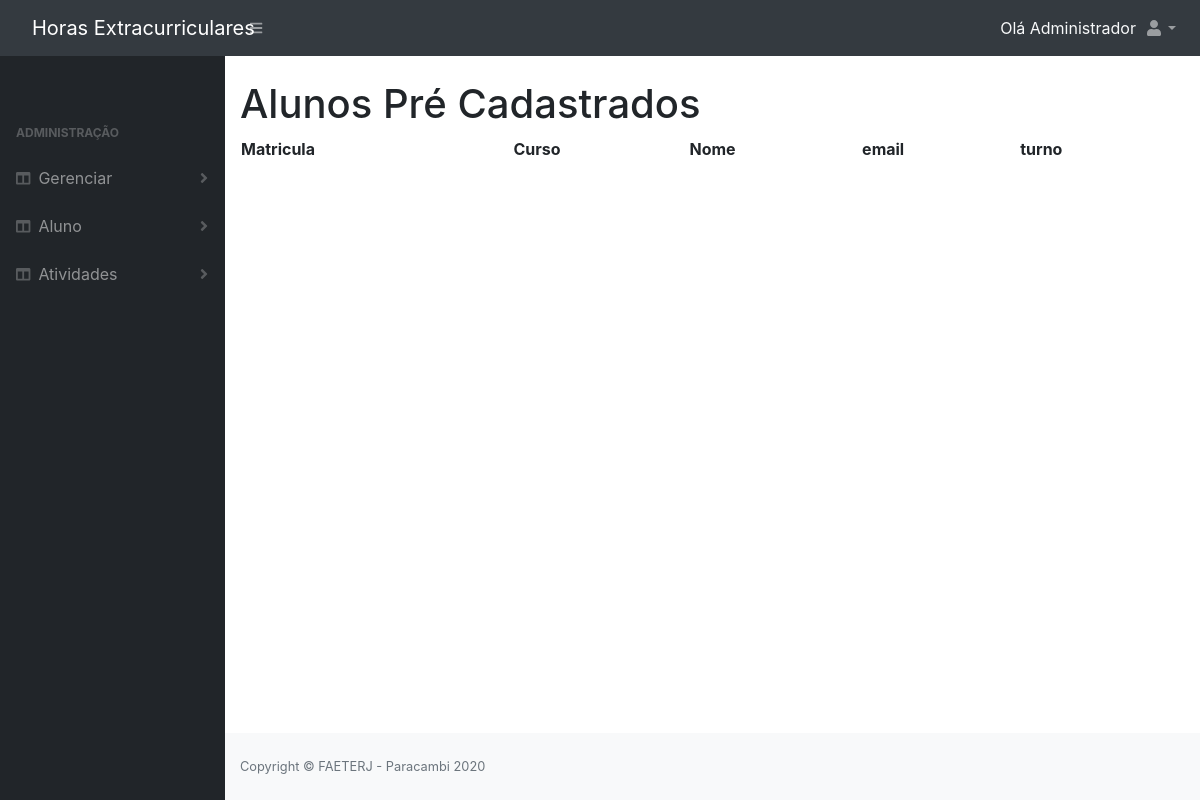
The page /alunoCadastrado.php (signed in) on the database as committed earlier.
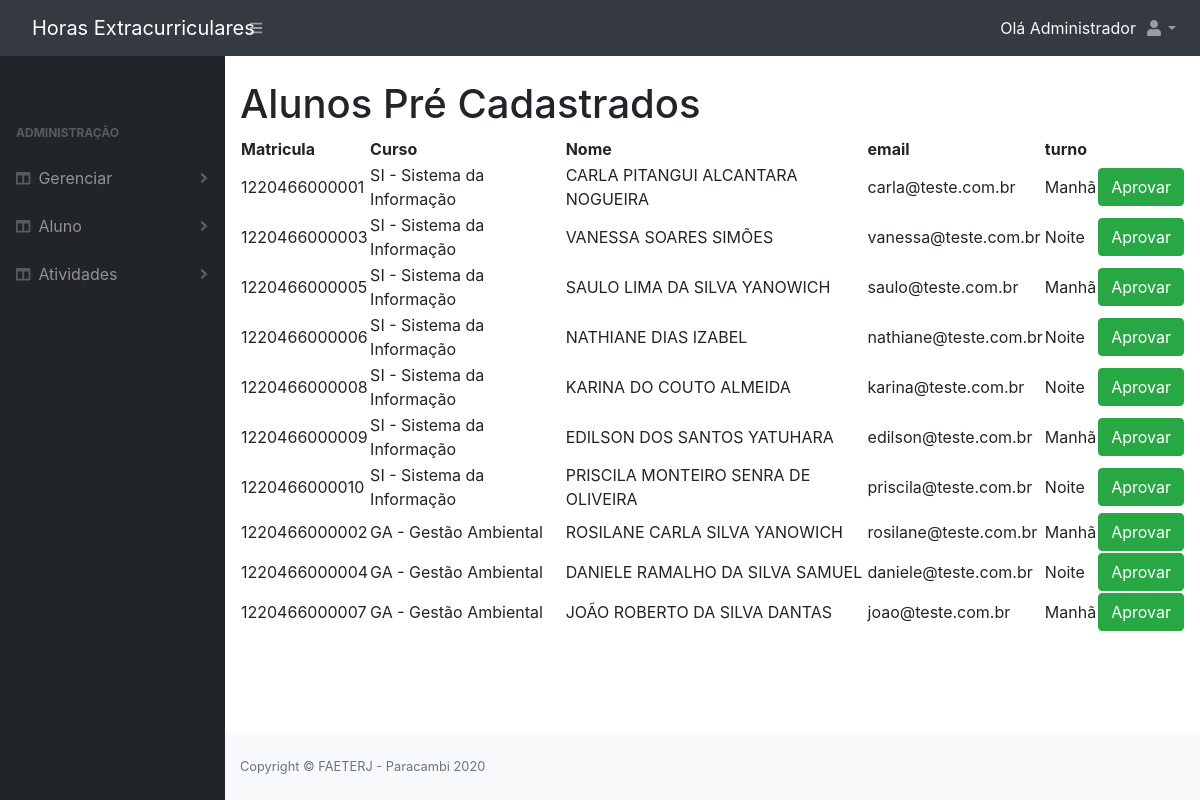
The same page on the database as committed later.
### tables this page shows
CREATE TABLE IF NOT EXISTS `aluno` (
  `id` INT NOT NULL AUTO_INCREMENT,
  `matricula` VARCHAR(20) NOT NULL,
  `nome` VARCHAR(100) NOT NULL,
  `email` VARCHAR(150) NOT NULL,
  `senha` VARCHAR(32) NOT NULL,
  `turno` INT NOT NULL,
  `status` TINYINT NULL DEFAULT NULL,
  `info_cadastro` VARCHAR(100) NULL DEFAULT NULL,
  `data_registro` DATETIME NOT NULL DEFAULT CURRENT_TIMESTAMP,
  `curso_id` INT NOT NULL,
  `administrador_id` INT NULL DEFAULT NULL,
  PRIMARY KEY (`id`),
   
   
  CONSTRAINT `aluno_ibfk_1`
    FOREIGN KEY (`curso_id`)
    REFERENCES `curso` (`id`),
  CONSTRAINT `aluno_ibfk_2`
    FOREIGN KEY (`administrador_id`)
    REFERENCES `administrador` (`id`));

CREATE TABLE IF NOT EXISTS `curso` (
  `id` INT NOT NULL AUTO_INCREMENT,
  `nome` VARCHAR(255) NOT NULL,
  `sigla` VARCHAR(5) NOT NULL,
  `data_registro` DATETIME NOT NULL DEFAULT CURRENT_TIMESTAMP,
  PRIMARY KEY (`id`));

### class/AlunoDao.php (called while the page is built, shortened)
<?php
require_once 'DB.php';
abstract class AlunoDao extends DB
{
    protected $table;
    public function findPreCadastrado()
    {
        $sql = "SELECT a.id, a.matricula, a.nome, a.email, a.turno, c.sigla, c.nome AS curso FROM $this->table a INNER JOIN curso c ON a.curso_id = c.id where a.status IS NULL";
        $stmt = DB::prepare($sql);
        $stmt->execute();
        return $stmt->fetchAll();
    }
}

### class/DB.php (called while the page is built, shortened)
<?php
class DB{
	private static $instance;
	public static function getInstance(){
		if(!isset(self::$instance)){
			try {
				self::$instance = new PDO('mysql:host=' . DB_HOST . ';dbname=' . DB_NAME, DB_USER, DB_PASS, array(PDO::MYSQL_ATTR_INIT_COMMAND => "SET NAMES utf8"));
				self::$instance->setAttribute( PDO::ATTR_ERRMODE, PDO::ERRMODE_EXCEPTION);
				self::$instance->setAttribute(PDO::ATTR_DEFAULT_FETCH_MODE, PDO::FETCH_OBJ);
			} catch (PDOException $e) {
				echo $e->getMessage();
			}
		}
		return self::$instance;
	}
	public static function prepare($sql){
		return self::getInstance()->prepare($sql);
	}
}

### class/Aluno.php (called while the page is built, shortened)
<?php
require_once 'AlunoDao.php';
class Aluno extends AlunoDao
{
    public function turno($id){
      if($id == 1){
        return "Manhã";
      }elseif($id == 2){
        return "Noite";
      }else{
        return '';
      }
    }
}

### alunoCadastrado.php (the view, shortened to what this page needs)
<?php
require_once 'include/topo.php';
$aluno = new Aluno();
?>
<div class="container-fluid">
    <h1>Alunos Pré Cadastrados</h1>
<table id="listar" class="display" style="width:100%">
            <thead>
                <tr>
                    <th>Matricula</th>
                    <th>Curso</th>
                    <th>Nome</th>
                    <th>email</th>
                    <th>turno</th>
                    <th></th>
                </tr>
            </thead>
            <?php foreach ($aluno->findPreCadastrado() as $key => $value) : ?>
                <tr>
                    <td><?php echo $value->matricula; ?></td>
                    <td><?php echo $value->sigla . " - " . $value->curso; ?></td>
                    <td><?php echo $value->nome; ?></td>
                    <td><?php echo $value->email; ?></td>
                    <td><?php echo $aluno->turno($value->turno); ?></td>
                    <td>
                        <button type="button" class="btn btn-success" data-toggle="modal" data-target="#aprovar" onclick="preencheDados('aprovar', <?php echo $value->id; ?>)">Aprovar</button>
                    </td>
                </tr>
            <?php endforeach;?>
</table>
</div>
<?php require_once 'include/rodape.php'?>

### include/topo.php (shortened to what this page needs)
<!DOCTYPE html>
<html lang="pt-br">
<head>
    <link href="dist/css/styles.css" rel="stylesheet" />
    <link rel="stylesheet" href="vendor/twbs/bootstrap/dist/css/bootstrap.css">
    <link rel="stylesheet" href="vendor/datatables/datatables/media/css/dataTables.bootstrap4.min.css">
    <link rel="stylesheet" href="vendor/datatables/datatables/media/css/jquery.dataTables.min.css">
</head>
<body class="sb-nav-fixed">
<?php if($_SESSION['perfil'] == '1') {
    require_once 'menuAdmin.php';
}else if($_SESSION['perfil'] == '2') {
    require_once 'menuAluno.php';
}else{
    header("Location: login.php");
}
?>
        <div id="layoutSidenav_content">
            <main>
                <br>

### include/menuAdmin.php (shortened to what this page needs)
<nav class="sb-topnav navbar navbar-expand navbar-dark bg-dark">
        <a class="navbar-brand" href="index.php">Horas Extracurriculares</a>
        <button class="btn btn-link btn-sm order-1 order-lg-0" id="sidebarToggle" href="#"><i class="fas fa-bars"></i></button>
        <div class="text-light"><?php echo "Olá " . strtok($_SESSION['nome'], ' '); ?></div>
        <ul class="navbar-nav ml-auto ml-md-0">
            <li class="nav-item dropdown">
                <a class="nav-link dropdown-toggle" id="userDropdown" href="#" role="button" data-toggle="dropdown" aria-haspopup="true" aria-expanded="false"><i class="fas fa-user fa-fw"></i></a>
            </li>
        </ul>
    </nav>
    <div id="layoutSidenav">
        <div id="layoutSidenav_nav">
            <nav class="sb-sidenav accordion sb-sidenav-dark" id="sidenavAccordion">
                <div class="sb-sidenav-menu">
                    <div class="nav">
                        <div class="sb-sidenav-menu-heading"></div>
                            <div class="sb-sidenav-menu-heading">Administração</div>
                            <a class="nav-link collapsed" href="#" data-toggle="collapse" data-target="#gerenciar" aria-expanded="false" aria-controls="gerenciar">
                                <div class="sb-nav-link-icon"><i class="fas fa-columns"></i></div>
                                Gerenciar
                                <div class="sb-sidenav-collapse-arrow"><i class="fas fa-angle-down"></i></div>
                            </a>
                            <a class="nav-link collapsed" href="#" data-toggle="collapse" data-target="#alunos" aria-expanded="false" aria-controls="alunos">
                                <div class="sb-nav-link-icon"><i class="fas fa-columns"></i></div>
                                Aluno
                                <div class="sb-sidenav-collapse-arrow"><i class="fas fa-angle-down"></i></div>
                            </a>
                            <a class="nav-link collapsed" href="#" data-toggle="collapse" data-target="#atividades" aria-expanded="false" aria-controls="atividades">
                                <div class="sb-nav-link-icon"><i class="fas fa-columns"></i></div>
                                Atividades
                                <div class="sb-sidenav-collapse-arrow"><i class="fas fa-angle-down"></i></div>
                            </a>
                    </div>
                </div>
            </nav>
        </div>

### include/rodape.php (shortened to what this page needs)
</main>
<footer class="py-4 bg-light mt-auto">
    <div class="container-fluid">
        <div class="d-flex align-items-center justify-content-between small">
            <div class="text-muted">Copyright &copy; FAETERJ - Paracambi <?php echo date('Y')?></div>
        </div>
    </div>
</footer>
</div>
</div>
</body>
</html>

Rows that differ between the two databases and show on the page:
added aluno: matricula "1220466000001", curso.sigla "SI", curso.nome "Sistema da Informação", nome "CARLA PITANGUI ALCANTARA NOGUEIRA", email "carla@teste.com.br", turno "Manhã"
added aluno: matricula "1220466000003", curso.sigla "SI", curso.nome "Sistema da Informação", nome "VANESSA SOARES SIMÕES", email "vanessa@teste.com.br", turno "Noite"
added aluno: matricula "1220466000005", curso.sigla "SI", curso.nome "Sistema da Informação", nome "SAULO LIMA DA SILVA YANOWICH", email "saulo@teste.com.br", turno "Manhã"
added aluno: matricula "1220466000006", curso.sigla "SI", curso.nome "Sistema da Informação", nome "NATHIANE DIAS IZABEL", email "nathiane@teste.com.br", turno "Noite"
added aluno: matricula "1220466000008", curso.sigla "SI", curso.nome "Sistema da Informação", nome "KARINA DO COUTO ALMEIDA", email "karina@teste.com.br", turno "Noite"
added aluno: matricula "1220466000009", curso.sigla "SI", curso.nome "Sistema da Informação", nome "EDILSON DOS SANTOS YATUHARA", email "edilson@teste.com.br", turno "Manhã"
added aluno: matricula "1220466000010", curso.sigla "SI", curso.nome "Sistema da Informação", nome "PRISCILA MONTEIRO SENRA DE OLIVEIRA", email "priscila@teste.com.br", turno "Noite"
added aluno: matricula "1220466000002", curso.sigla "GA", curso.nome "Gestão Ambiental", nome "ROSILANE CARLA SILVA YANOWICH", email "rosilane@teste.com.br", turno "Manhã"
added aluno: matricula "1220466000004", curso.sigla "GA", curso.nome "Gestão Ambiental", nome "DANIELE RAMALHO DA SILVA SAMUEL", email "daniele@teste.com.br", turno "Noite"
added aluno: matricula "1220466000007", curso.sigla "GA", curso.nome "Gestão Ambiental", nome "JOÃO ROBERTO DA SILVA DANTAS", email "joao@teste.com.br", turno "Manhã"
